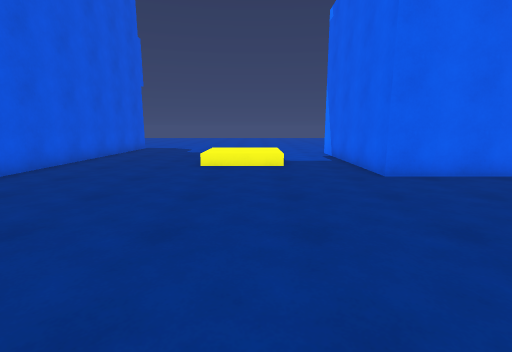
view 1 (above)

21 first-person views from a walk through a Unity game level. The camera is 1.4 m above the floor, tilts 10° down and sees 85° across. The floor is counted in squares, 1 m on a side. Each view is taken from the middle of a square. On the plan, view 1 faces up. The plan holds only what a view shows up to about 14 squares ahead; the rest is blank. The place goes on beyond the plan.

view 2
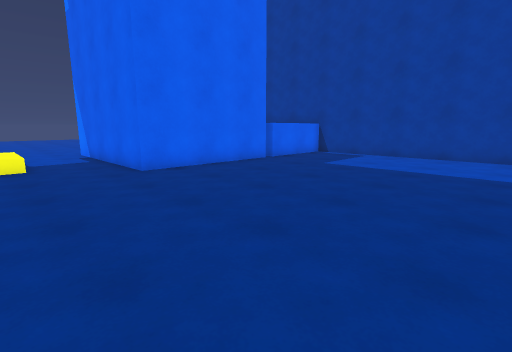

view 3
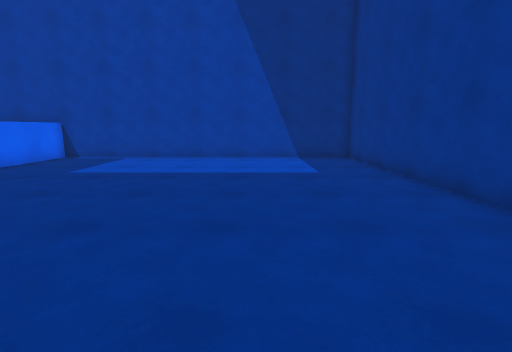

view 4
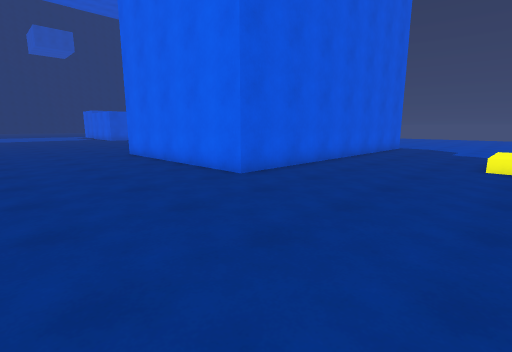

view 5
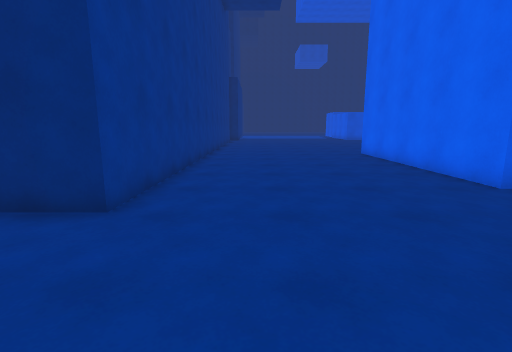

view 6
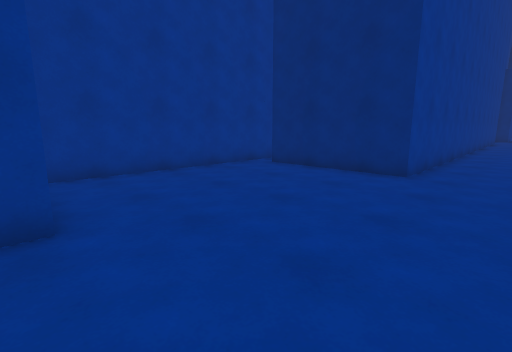

view 7
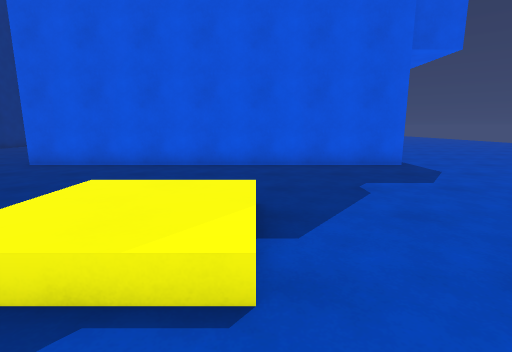

view 8
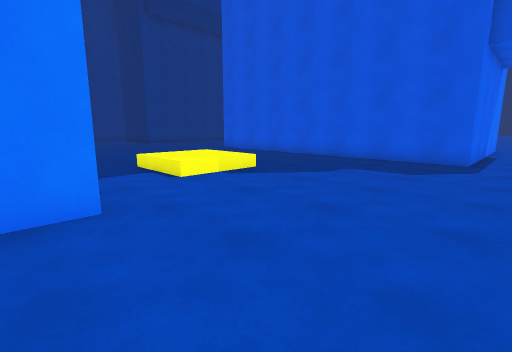

view 9
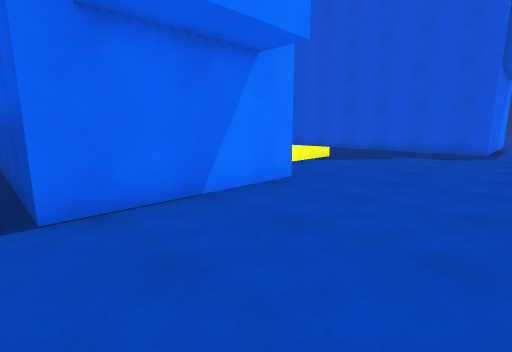

view 10
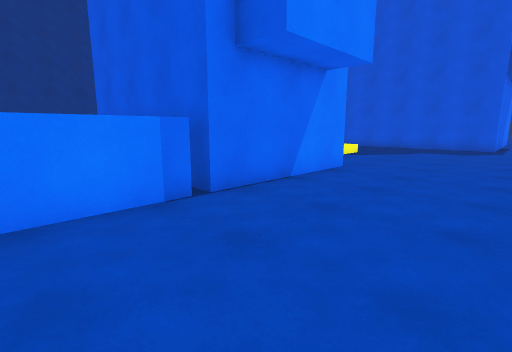

view 11
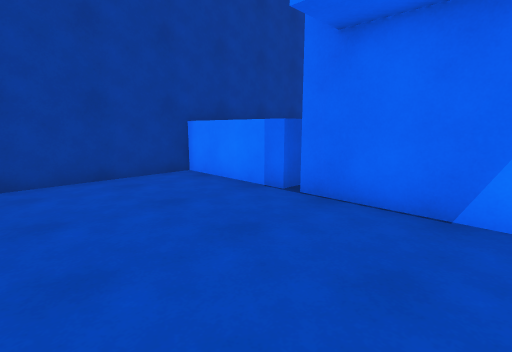

view 12
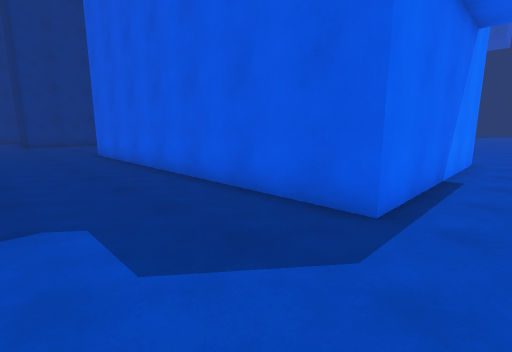

view 13
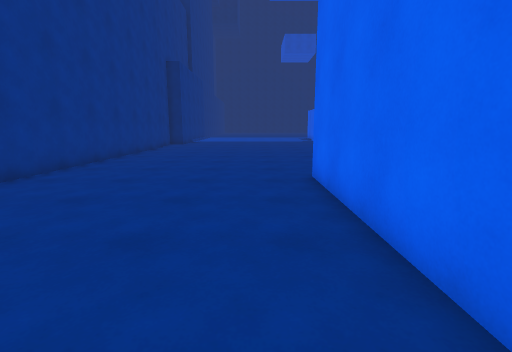

view 14
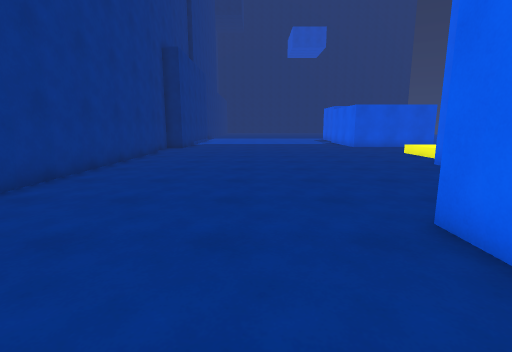

view 15
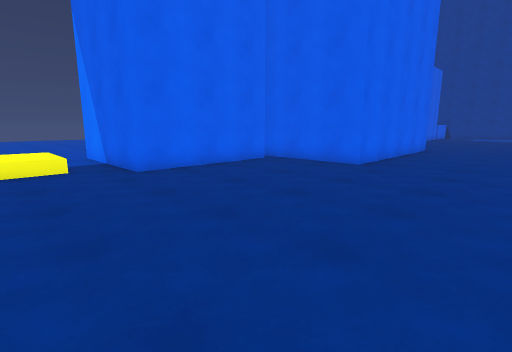

view 16
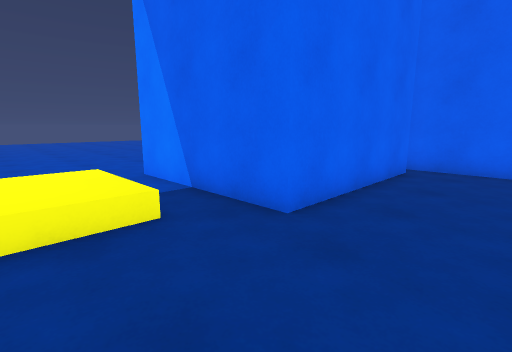

view 17
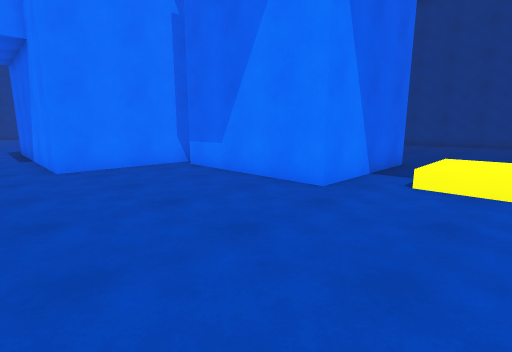

view 18
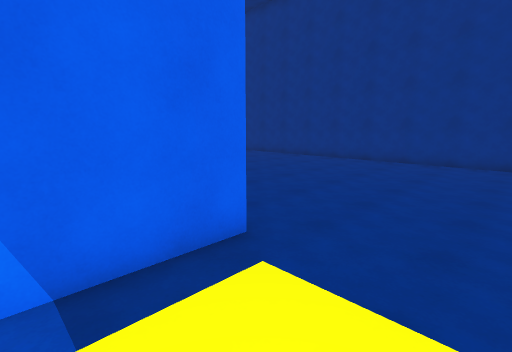

view 19
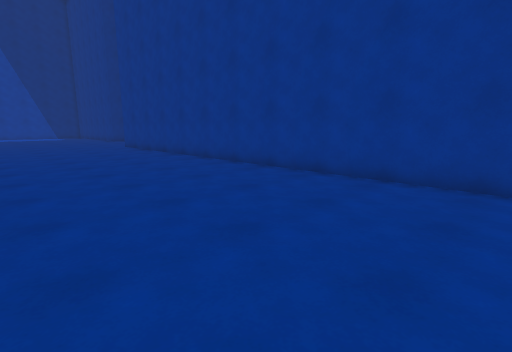

view 20
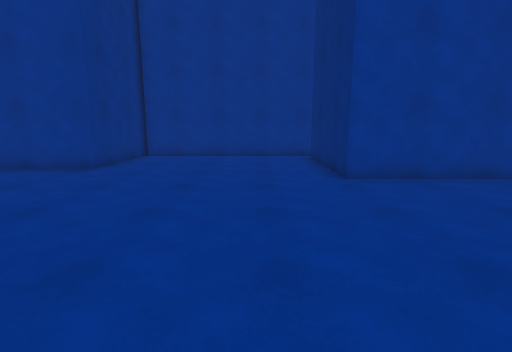

view 21
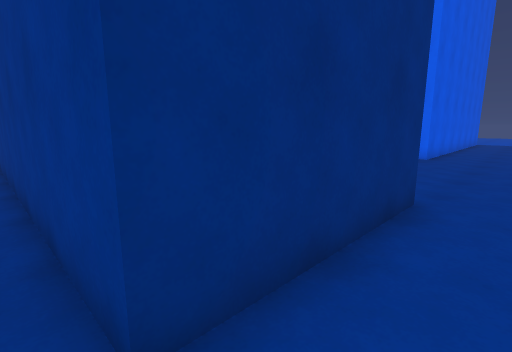

### Floor plan
Key: @ floor where view 1 was taken; # wall or solid block; . main floor; : floor 0.5 m higher than the main floor; / step, stairs or slope; ^ raised ledge.
Columns run from 26 left of view 1 to 14 right of it. Each row starts with its distance up from view 1.
 20 ........................................#
 19  .......................................#
 18 ..........#########.....................#
 17 ..........#       #.....................#
 16 ..........#       #.....................#
 15 ..........#       #...........######^^^^^
 14 ....#######       #...........#    #^   ^
 13 ///.#             #.....////..#    #^   ^
 12 ::/.#             #...../::/..#     ^
 11 ::/.#             #...../::/..#     ^
 10 ///.#     #       #.....////..#     ^   ^
  9 ....#######       #...........#     ^   ^
  8 ..........#       #...........######^^^^^
  7 ..........#       #.....................#
  6 ..........#       #.....................#
  5 ..........#########.....................#
  4 ........................................#
  3 ........................................#
  2 ........................................#
  1 ........................................#
  0 ..........................@.............#
 -1 ........................................#
 -2 ........................................#
 -3 ........................................#
 -4 #####################...................#
 -5                     #...................#
 -6                     #........############
 -7                     #........#
 -8             #########........#
 -9             .................#
-10                    ###########

Positions as (right, up) in squares from view 1, and headings:
1: (0, 0), facing up
2: (0, -1), facing up-right
3: (1, -1), facing right
4: (-1, -1), facing up-left
5: (-1, -1), facing left
6: (3, -1), facing down-left
7: (3, 13), facing left
8: (5, 20), facing down-left
9: (10, 20), facing down-left
10: (13, 20), facing down-left
11: (6, 20), facing down-right
12: (-3, 20), facing down-left
13: (-8, 3), facing left
14: (-12, 2), facing left
15: (-26, 0), facing up-right
16: (-26, 6), facing up-right
17: (-26, 20), facing down-right
18: (-26, 12), facing down-right
19: (-26, 4), facing down-right
20: (-3, 4), facing down
21: (-4, -9), facing up-left
